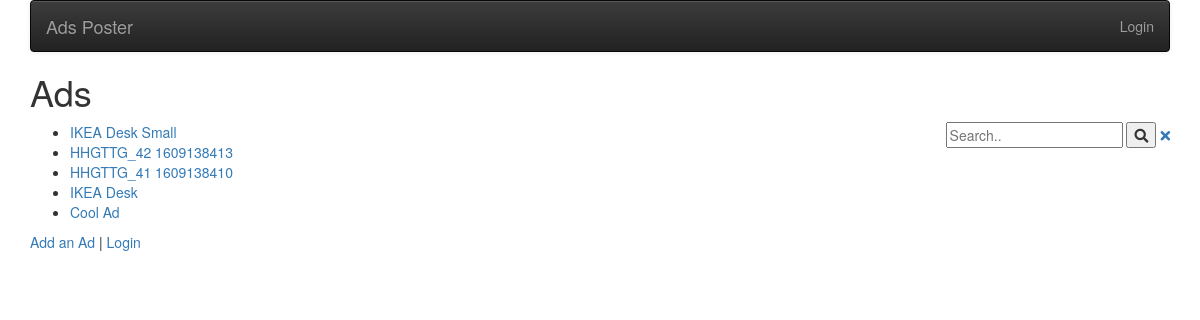
The page / on the database its author committed.
### ads/models.py (models this page shows, shortened)
class Ad(models.Model) :
    title = models.CharField(
            max_length=200,
            validators=[MinLengthValidator(2, "Title must be greater than 2 characters")]
    )
    price = models.DecimalField(max_digits=7, decimal_places=2, null=True)
    text = models.TextField()
    owner = models.ForeignKey(settings.AUTH_USER_MODEL, on_delete=models.CASCADE)
    comments = models.ManyToManyField(settings.AUTH_USER_MODEL, through='Comment', related_name='comments_owned')
    picture = models.BinaryField(null=True, editable=True)
    content_type = models.CharField(max_length=256, null=True, help_text='The MIMEType of the file')
    created_at = models.DateTimeField(auto_now_add=True)
    updated_at = models.DateTimeField(auto_now=True)
    favorites = models.ManyToManyField(settings.AUTH_USER_MODEL,
        through='Fav', related_name='favorite_ads')

### ads/views.py (the view)
# urls.py: path('', views.AdListView.as_view()),
class AdListView(OwnerListView):
    model = Ad
    template_name = "ads/ad_list.html"
    def get(self, request) :
        strval =  request.GET.get("search", False)
        if strval :
            query = Q(title__icontains=strval)
            query.add(Q(text__icontains=strval), Q.OR)
            objects = Ad.objects.filter(query).select_related().order_by('-updated_at')[:10]
        else :
            objects = Ad.objects.all().order_by('-updated_at')[:10]
        for obj in objects:
            obj.natural_updated = naturaltime(obj.updated_at)
        favorites = list()
        if request.user.is_authenticated:
            rows = request.user.favorite_ads.values('id')
            favorites = [ row['id'] for row in rows ]
        ctx = {'ad_list' : objects, 'search': strval, 'favorites': favorites}
        return render(request, self.template_name, ctx)

### home/context_processors.py (called while the page is built)
def settings(request):
    return {
        'settings': django_settings,
    }

### ads/templates/ads/ad_list.html (shortened to what this page needs)
{% extends "base_menu.html" %}
{% block content %}
<h1>Ads</h1>
<div style="float:right">
<form>
  <input type="text" placeholder="Search.." name="search"
  >
  <button type="submit"><i class="fa fa-search"></i></button>
<a href="{% url 'ads:all' %}"><i class="fa fa-times"></i></a>
</form>
</div>
<p>
{% if ad_list %}
<ul>
  {% for ad in ad_list %}
    <li>
        <a href="{% url 'ads:ad_detail'  ad.id %}">{{ ad.title }}</a>
    </li>
  {% endfor %}
</ul>
{% else %}
  <p>There are no ads that match your search.</p>
{% endif %}
</p>
<p>
<a href="{% url 'ads:ad_create' %}">Add an Ad</a> |
{% if user.is_authenticated %}
<a href="{% url 'logout' %}?next={% url 'ads:all' %}">Logout</a>
{% else %}
<a href="{% url 'login' %}?next={% url 'ads:all' %}">Login</a>
{% endif %}
</p>
{% endblock %}

### rows shown on the page
Ad: title "IKEA Desk Small"
Ad: title "HHGTTG_42 1609138413"
Ad: title "HHGTTG_41 1609138410"
Ad: title "IKEA Desk"
Ad: title "Cool Ad"

### other values the page prints
{{ settings.APP_NAME }} "Ads Poster"
